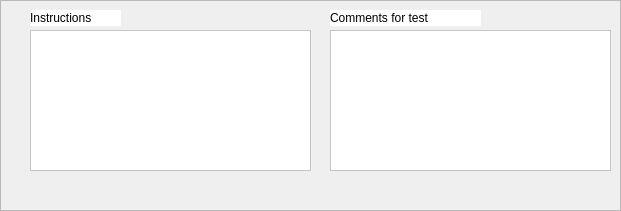
        <widget class="QFrame" name="frame_7">
         <property name="geometry">
          <rect>
           <x>10</x>
           <y>460</y>
           <width>621</width>
           <height>211</height>
          </rect>
         </property>
         <property name="frameShape">
          <enum>QFrame::StyledPanel</enum>
         </property>
         <property name="frameShadow">
          <enum>QFrame::Raised</enum>
         </property>
         <widget class="QLabel" name="label_4">
          <property name="geometry">
           <rect>
            <x>30</x>
            <y>10</y>
            <width>91</width>
            <height>16</height>
           </rect>
          </property>
          <property name="styleSheet">
           <string notr="true">background-color: rgb(255, 255, 255);</string>
          </property>
          <property name="text">
           <string>Instructions</string>
          </property>
         </widget>
         <widget class="QTextEdit" name="InstructionsText">
          <property name="geometry">
           <rect>
            <x>30</x>
            <y>30</y>
            <width>281</width>
            <height>141</height>
           </rect>
          </property>
          <property name="styleSheet">
           <string notr="true">background-color: rgb(255, 255, 255);</string>
          </property>
         </widget>
         <widget class="QLabel" name="label_5">
          <property name="geometry">
           <rect>
            <x>330</x>
            <y>10</y>
            <width>151</width>
            <height>16</height>
           </rect>
          </property>
          <property name="styleSheet">
           <string notr="true">background-color: rgb(255, 255, 255);</string>
          </property>
          <property name="text">
           <string>Comments for test</string>
          </property>
         </widget>
         <widget class="QTextEdit" name="InstructionsText_2">
          <property name="geometry">
           <rect>
            <x>330</x>
            <y>30</y>
            <width>281</width>
            <height>141</height>
           </rect>
          </property>
          <property name="styleSheet">
           <string notr="true">background-color: rgb(255, 255, 255);</string>
          </property>
         </widget>
        </widget>
